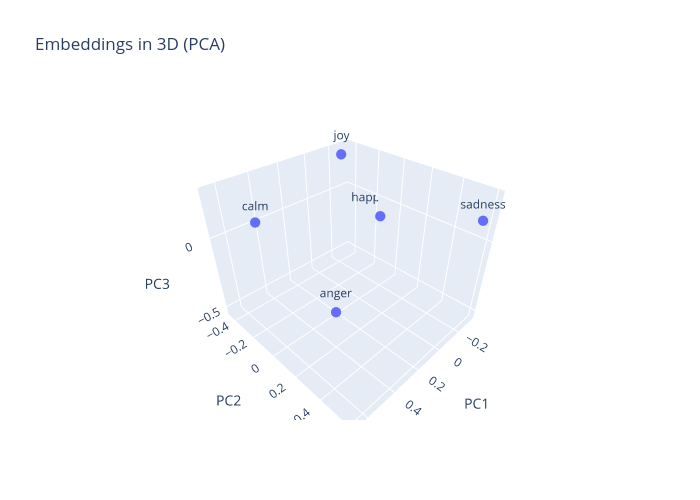

The notebook cell saved with this chart:
### Markdown cell above
## 4. 3D visualization (PCA)

Embeddings have hundreds of dimensions. For **visualization**, we reduce to 3D with PCA (plot only — real similarity still uses the full vector).

### Code cell
from sklearn.decomposition import PCA
import plotly.graph_objects as go

labels = ["joy", "sadness", "happiness", "anger", "calm"]
vectors = model.encode(labels)
coords = PCA(n_components=3).fit_transform(vectors)

fig = go.Figure(
    data=[
        go.Scatter3d(
            x=coords[:, 0],
            y=coords[:, 1],
            z=coords[:, 2],
            mode="markers+text",
            text=labels,
            textposition="top center",
            marker=dict(size=6),
        )
    ]
)
fig.update_layout(
    title="Embeddings in 3D (PCA)",
    scene=dict(xaxis_title="PC1", yaxis_title="PC2", zaxis_title="PC3"),
    width=700,
    height=500,
)
fig.show()

### Figure 1 — Plotly figure (JSON) as saved in the notebook; plotly's stock layout.template omitted (floating-point values rounded to 4 significant figures)
{"data": [{"marker": {"size": 6}, "mode": "markers+text", "text": ["joy", "sadness", "happiness", "anger", "calm"], "textposition": "top center", "type": "scatter3d", "x": [-0.2784, -0.2664, -0.3371, 0.2186, 0.6632], "y": [-0.4483, 0.5997, -0.1383, 0.006553, -0.01971], "z": [0.2332, 0.1597, -0.1283, -0.5392, 0.2746]}], "layout": {"height": 500, "scene": {"xaxis": {"title": {"text": "PC1"}}, "yaxis": {"title": {"text": "PC2"}}, "zaxis": {"title": {"text": "PC3"}}}, "title": {"text": "Embeddings in 3D (PCA)"}, "width": 700}}
